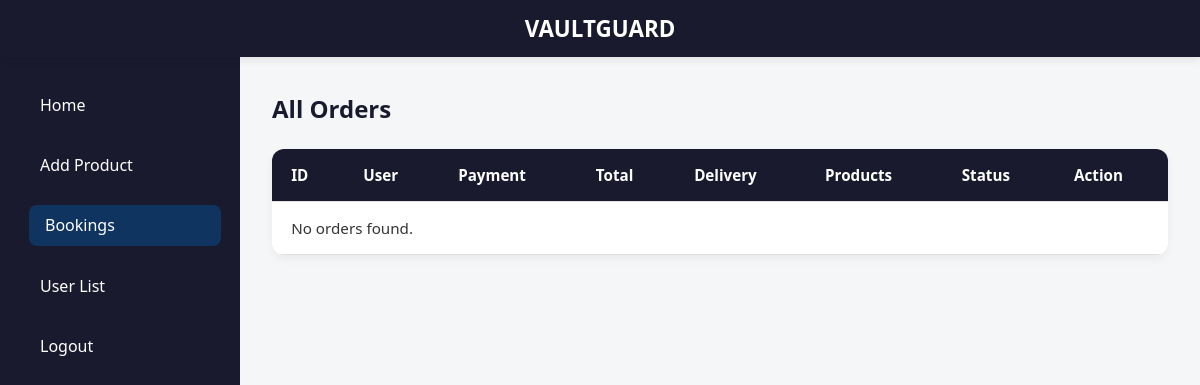
/dashboard/bookings/ (signed in), run on an earlier commit of the app's database.
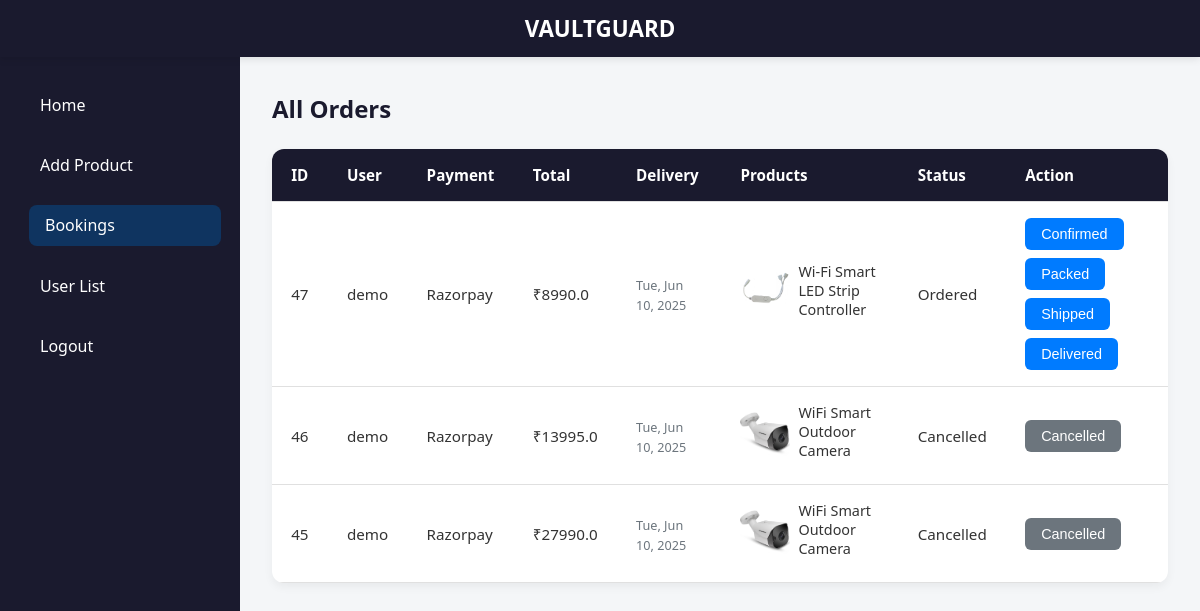
And on a later commit of the database.
### app/models.py (models this page shows, shortened)
class Order(models.Model):
    STATUS_CHOICES = [
        ('Ordered', 'Ordered'),
        ('Confirmed', 'Confirmed'),
        ('Packed', 'Packed'),
        ('Shipped', 'Shipped'),
        ('Delivered', 'Delivered'),
        ('Cancelled', 'Cancelled'),
        ('Returned', 'Returned'),
    ]
    user = models.ForeignKey(User, on_delete=models.CASCADE)
    name = models.CharField(max_length=100)
    phone = models.CharField(max_length=15)
    pincode = models.CharField(max_length=10)
    address = models.TextField()
    address_type = models.CharField(max_length=10)
    payment_method = models.CharField(max_length=20)
    total_price = models.FloatField()
    razorpay_payment_id = models.CharField(max_length=100, blank=True)
    status = models.CharField(max_length=20, choices=STATUS_CHOICES, default='Ordered')
    created_at = models.DateTimeField(auto_now_add=True)

class OrderItem(models.Model):
    order = models.ForeignKey(Order, on_delete=models.CASCADE, related_name='items')
    product = models.ForeignKey(Product, on_delete=models.CASCADE)
    quantity = models.PositiveIntegerField(default=1)
    price = models.DecimalField(max_digits=10, decimal_places=2)

class Product(models.Model):
    CATEGORY_CHOICES = [
        ('Lighting', 'Lighting'),
        ('Actuators', 'Actuators'),
        ('Touch Switches', 'Touch Switches'),
        ('Security', 'Security'),
    ]
    name = models.CharField(max_length=255)
    price = models.FloatField()
    offerprice = models.FloatField(blank=True, null=True)
    description = models.TextField()
    category = models.CharField(max_length=50, choices=CATEGORY_CHOICES)
    warranty = models.CharField(max_length=100, blank=True, null=True)
    stock = models.IntegerField()
    image = models.ImageField(upload_to='products/')
    additional_image1 = models.ImageField(upload_to='products/', blank=True, null=True)
    additional_image2 = models.ImageField(upload_to='products/', blank=True, null=True)
    additional_image3 = models.ImageField(upload_to='products/', blank=True, null=True)
    rating = models.FloatField(default=0)
    vector_data = models.TextField(blank=True, null=True)

### app/views.py (the view)
# urls.py: path('dashboard/bookings/', views.admin_bookings, name='admin_bookings'),
@login_required
def admin_bookings(request):
    if not request.user.is_superuser:
        return redirect('index')
    orders = Order.objects.all().order_by('-created_at')
    for order in orders:
        order.delivery_date = order.created_at + timedelta(days=5)
    return render(request, 'bookings.html', {'orders': orders})

### templates/bookings.html (shortened to what the changed rows need)
{% load static %}
<!DOCTYPE html>
<html lang="en">
<head>
    <link rel="stylesheet" href="{% static 'css/bookings.css' %}">
</head>
<body>
    <header class="top-bar">
        <h1 class="brand">VAULTGUARD</h1>
    </header>
    <div class="main-content">
        <div class="table-wrapper">
            <table class="order-table">
                <thead>
                    <tr>
                        <th data-label="ID">ID</th>
                        <th data-label="User">User</th>
                        <th data-label="Payment" class="hide-mobile">Payment</th>
                        <th data-label="Total">Total</th>
                        <th data-label="Delivery" class="hide-mobile">Delivery</th>
                        <th data-label="Products">Products</th>
                        <th data-label="Status">Status</th>
                        <th data-label="Action">Action</th>
                    </tr>
                </thead>
                <tbody>
                    {% for order in orders %}
                    <tr>
                        <td data-label="ID">{{ order.id }}</td>
                        <td data-label="User">{{ order.user.username }}</td>
                        <td data-label="Payment" class="hide-mobile">{{ order.payment_method|title }}</td>
                        <td data-label="Total">₹{{ order.total_price }}</td>
                        <td data-label="Delivery" class="hide-mobile">
                            <small class="text-muted">
                                {{ order.delivery_date|date:"D, M d, Y" }}
                            </small>
                        </td>
                        <td data-label="Products">
                            {% for item in order.items.all %}
                            <div class="product-item"
                                title="Price: ₹{{ item.price }} x {{ item.quantity }} Description: {{ item.product.description }}">
                                <img src="{% if item.product.image %}{{ item.product.image.url }}{% else %}{% static 'images/placeholder.png' %}{% endif %}"
                                    alt="{{ item.product.name }}">
                                <span>{{ item.product.name }}</span>
                            </div>
                            {% endfor %}
                        </td>
                        <td data-label="Status">{{ order.status }}</td>
                        <td data-label="Action" class="status-buttons">
                            <div class="button-wrapper">
                                {% if order.status != 'Delivered' and order.status != 'Cancelled' and order.status != 'Returned' %}
                                {% for status, display in order.STATUS_CHOICES %}
                                {% if status != order.status and status != 'Cancelled' and status != 'Returned' %}
                                <form method="POST" action="{% url 'update_order_status' order.id %}">
                                    <button type="submit" class="btn btn-blue">{{ display }}</button>
                                </form>
                                {% endif %}
                                {% endfor %}
                                {% else %}
                                <button class="btn btn-gray" disabled>{{ order.status }}</button>
                                {% endif %}
                            </div>
                        </td>
                    </tr>
                    {% empty %}
                    <tr>
                        <td colspan="8" class="text-center">No orders found.</td>
                    </tr>
                    {% endfor %}
                </tbody>
            </table>
        </div>
    </div>
</body>
</html>

What changed in the data, as far as the page shows it:
added Order: id "47", user.username "demo", payment_method "Razorpay", total_price "8990.0", delivery_date "Tue, Jun 10, 2025", status "Ordered", STATUS_CHOICES "Confirmed" "Packed" "Shipped" "Delivered"
added OrderItem: product.image (picture), product.name "Wi-Fi Smart LED Strip Controller", shown under "47"
added Order: id "46", user.username "demo", payment_method "Razorpay", total_price "13995.0", delivery_date "Tue, Jun 10, 2025", status "Cancelled"
added OrderItem: product.image (picture), product.name "WiFi Smart Outdoor Camera", shown under "46"
added Order: id "45", user.username "demo", payment_method "Razorpay", total_price "27990.0", delivery_date "Tue, Jun 10, 2025", status "Cancelled"
added OrderItem: product.image (picture), product.name "WiFi Smart Outdoor Camera", shown under "45"
Also different on the page:
text no longer shown: "No orders found."
